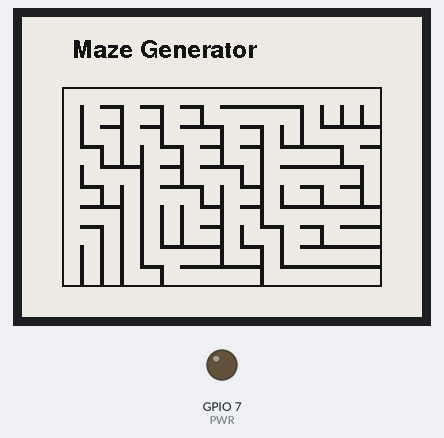
This sketch was run on a simulated ESP32-S3. Shown: 400×300 one-colour display, output pins drawn as LEDs (lit = HIGH). Random numbers use the default seed unless the sketch sets one.

Above: at 4.2 s.
Timing chart, 0 to 5.7 s (numbered marks = the images above):
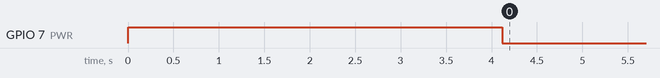

The sketch:

maze_generator.ino
```cpp
#include <Arduino.h>
#include "GxEPD2_BW.h"

// CrowPanel ESP32-S3 Hardware Pin Definitions
#define PWR 7
#define BUSY 48
#define RES 47
#define DC 46
#define CS 45

#include <Fonts/FreeSansBold12pt7b.h>

// 4.2" CrowPanel display initialization
GxEPD2_BW<GxEPD2_420_GYE042A87, GxEPD2_420_GYE042A87::HEIGHT> epd(GxEPD2_420_GYE042A87(CS, DC, RES, BUSY));

const int COLS = 16;
const int ROWS = 10;
const int CELL = 20;
const int ORIGIN_X = 40;
const int ORIGIN_Y = 70;

// Binary tree maze algorithm: for each cell, carve into whichever of its
// North/West neighbors is available (both already exist in scan order, so
// no visited-tracking or backtracking is needed at all). Guarantees a
// fully-connected, loop-free maze, at the cost of long straight corridors
// along the top row and left column.
void drawMaze() {
  epd.fillRect(ORIGIN_X, ORIGIN_Y, COLS * CELL, ROWS * CELL, GxEPD_BLACK);

  for (int y = 0; y < ROWS; y++) {
    for (int x = 0; x < COLS; x++) {
      int px = ORIGIN_X + x * CELL;
      int py = ORIGIN_Y + y * CELL;

      epd.fillRect(px + 2, py + 2, CELL - 4, CELL - 4, GxEPD_WHITE);

      bool carveNorth = (y > 0) && (x == 0 || random(0, 2) == 0);

      if (carveNorth) {
        epd.fillRect(px + 2, py - 2, CELL - 4, 4, GxEPD_WHITE);
      } else if (x > 0) {
        epd.fillRect(px - 2, py + 2, 4, CELL - 4, GxEPD_WHITE);
      }
    }
  }
}

void setup() {
  randomSeed(micros());
  Serial.begin(115200);

  pinMode(PWR, OUTPUT);
  digitalWrite(PWR, HIGH);
  delay(50);

  epd.init(115200, true, 50, false);
  epd.fillScreen(GxEPD_WHITE);
  epd.setTextColor(GxEPD_BLACK);

  epd.setFont(&FreeSansBold12pt7b);
  epd.setCursor(50, 40);
  epd.print("Maze Generator");

  drawMaze();

  epd.display();
  epd.hibernate();

  digitalWrite(PWR, LOW);  // Save power
}

void loop() {
  // Static display
}
```
